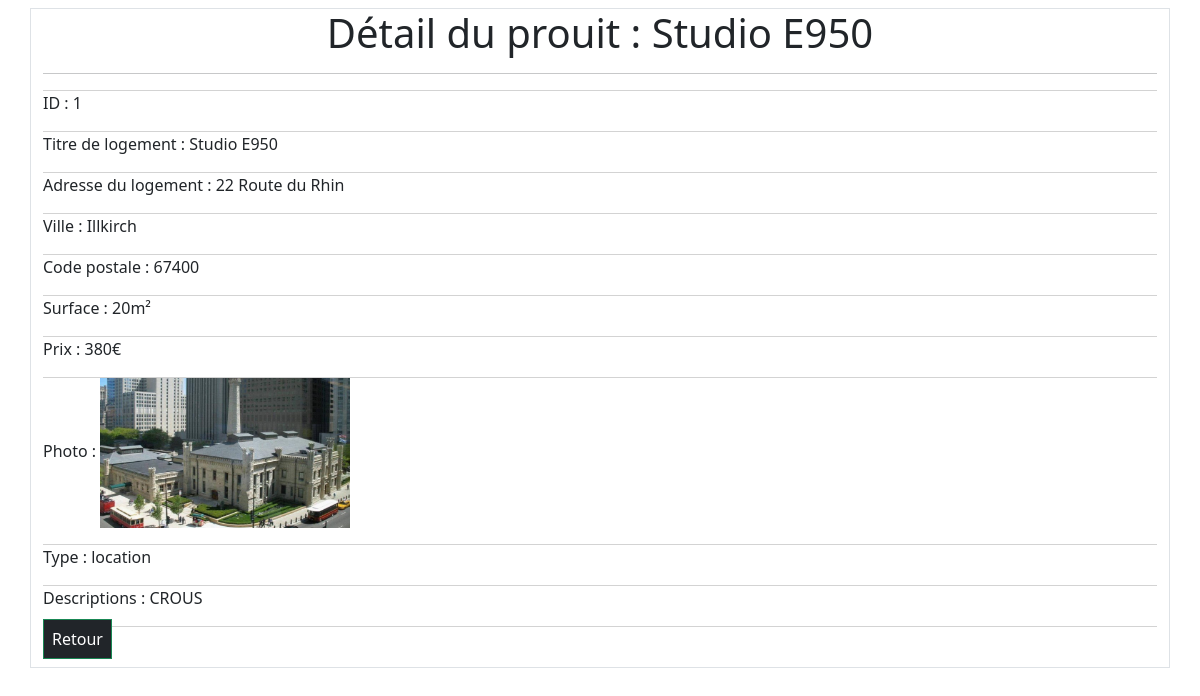
The app's page /details.php?id_logement=1 with its own data.
### tables this page shows
CREATE TABLE IF NOT EXISTS `logement` (
  `id_logement` int(11) NOT NULL AUTO_INCREMENT,
  `titre` varchar(255) NOT NULL,
  `adresse` varchar(255) NOT NULL,
  `ville` varchar(255) NOT NULL,
  `cp` int(11) NOT NULL,
  `surface` double NOT NULL,
  `prix` int(11) NOT NULL,
  `photo` varchar(255) NOT NULL,
  `types` varchar(255) NOT NULL,
  `descriptions` varchar(250) NOT NULL,
  PRIMARY KEY (`id_logement`)
);

### details.php (the view, shortened to what this page needs)
<?php
    if(isset($_GET['id_logement']) && !empty($_GET['id_logement'])){
        require_once("connec.php");
        $id = strip_tags($_GET['id_logement']);
        $sql = "SELECT * FROM `logement` WHERE id_logement= :id_logement ";
        $query = $db->prepare($sql);
        $query->bindValue(':id_logement', $id, PDO::PARAM_INT);
        $query->execute();
        $produit = $query->fetch();
    }else{
        $_SESSION['erreur']= "URL Invalide";
        header('Location: index.php');
    }
?>
    <!DOCTYPE html>
    <html lang="en">
    <head>
        <link href="https://cdn.jsdelivr.net/npm/bootstrap@5.0.2/dist/css/bootstrap.min.css" rel="stylesheet">
    </head>
    <body>
        <main class="container my-2">
            <div class="row border ">
                <section  class="col ">
                    <h1 class="text-center ">Détail du prouit : <?=$produit['titre'] ?></h1>
                    <hr>
                    <p>ID : <?=$produit['id_logement'] ?></p>
                    <p>Titre de logement : <?=$produit['titre'] ?></p>
                    <p>Adresse du logement : <?=$produit['adresse'] ?></p>
                    <p>Ville : <?=$produit['ville'] ?></p>
                    <p>Code postale : <?=$produit['cp'] ?></p>
                    <p>Surface : <?=$produit['surface'] ?>m²</p>
                    <p>Prix : <?=$produit['prix'] ?>&euro;</p>
                    <p>Photo : <img src="<?= $produit['photo'] ?>" alt="images" width="250px" height="150px"></p>
                    <p>Type : <?=$produit['types'] ?></p>
                    <p>Descriptions : <?=$produit['descriptions'] ?></p>
                    <p><a href="index.php" class="border bold border-success bg-dark text-white text-decoration-none p-2 my-4">Retour </a></p>
                </section>
            </div>
        </main>
    </body>
    </html>

### details.php (style rules this page uses)
p { border-top : 0.1px solid lightgray; }

### records on screen
logement: titre "Studio E950", id_logement "1", adresse "22 Route du Rhin", ville "Illkirch", cp "67400", surface "20", prix "380", photo (picture), types "location", descriptions "CROUS"
